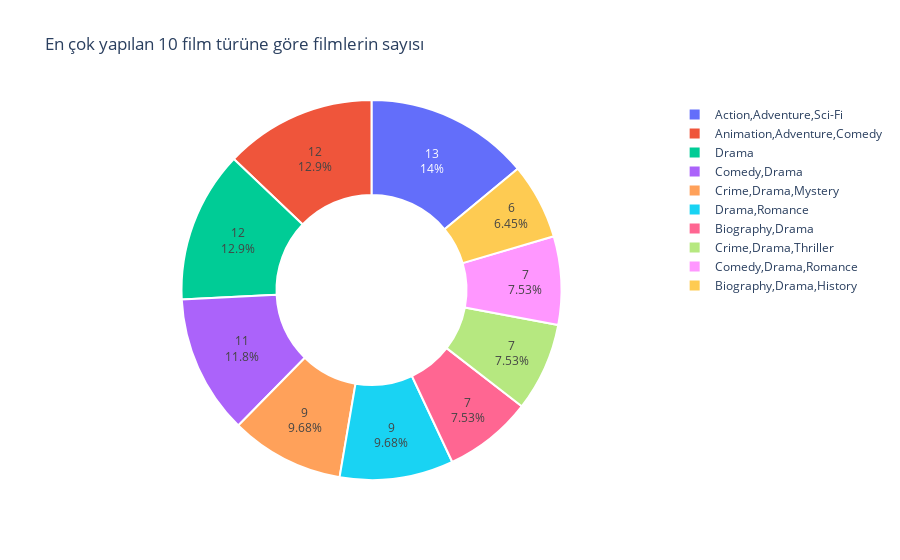

The notebook cell saved with this chart:
### Code cell
# en çok yapılan 10 türü seç
top_genres_mult = top250['genre'].value_counts().nlargest(10)

# pie chart oluşturma
fig = px.pie(   values=top_genres_mult.values, 
                names=top_genres_mult.index,
                title='En çok yapılan 10 film türüne göre filmlerin sayısı',
                labels={'value': 'Sayı', 'names': 'Türler'},
                hover_data={'value': top_genres_mult.values, 'names': top_genres_mult.index},
                hole=0.5   )

# sayıları yazdırma
fig.update_traces(textposition='inside', textinfo='percent+value', textfont_size=12)

# kenar çizgileri ekleme
fig.update_traces(marker=dict(line=dict(color='white', width=2)))

fig.show()

### Figure 1 — Plotly figure (JSON) as saved in the notebook; plotly's stock layout.template omitted (floating-point values rounded to 4 significant figures)
{"data": [{"customdata": [[13, "Action,Adventure,Sci-Fi"], [12, "Animation,Adventure,Comedy"], [12, "Drama"], [11, "Comedy,Drama"], [9, "Crime,Drama,Mystery"], [9, "Drama,Romance"], [7, "Biography,Drama"], [7, "Crime,Drama,Thriller"], [7, "Comedy,Drama,Romance"], [6, "Biography,Drama,History"]], "domain": {"x": [0, 1], "y": [0, 1]}, "hole": 0.5, "hovertemplate": "Türler=%{customdata[1]}<br>value=%{value}<br>Sayı=%{customdata[0]}<extra></extra>", "labels": ["Action,Adventure,Sci-Fi", "Animation,Adventure,Comedy", "Drama", "Comedy,Drama", "Crime,Drama,Mystery", "Drama,Romance", "Biography,Drama", "Crime,Drama,Thriller", "Comedy,Drama,Romance", "Biography,Drama,History"], "legendgroup": "", "marker": {"line": {"color": "white", "width": 2}}, "name": "", "showlegend": true, "textfont": {"size": 12}, "textinfo": "percent+value", "textposition": "inside", "type": "pie", "values": [13, 12, 12, 11, 9, 9, 7, 7, 7, 6]}], "layout": {"legend": {"tracegroupgap": 0}, "title": {"text": "En çok yapılan 10 film türüne göre filmlerin sayısı"}}}
